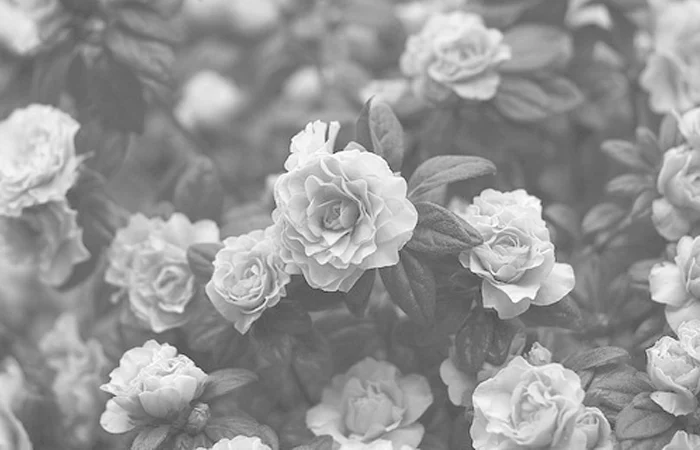
#> input picture flower.jpg, 700 x 450 px, given in place of boy.jpg, which was not available
$ python simple_plot_for_testing.py
#> lines starting #> are read from the running program, lines starting #| are printed output that depends on the picture; after the words box and inside, x2 and y2 are one past the last pixel; in counts of white or black regions, pixels touching at a corner belong together; pictures that were not available may be replaced by others from this repository, and a replacement may not be noted
# import matplotlib as mpl
import matplotlib.pyplot as plt
import matplotlib.image as im
from matplotlib.widgets import RectangleSelector

import numpy as np
#from PIL import Image
import math
import copy
import scipy
from math import sqrt
import cv2
from matplotlib.colors import Normalize
from skimage.data import shepp_logan_phantom
from skimage.transform import radon , rescale , iradon
from phantominator import shepp_logan
import time

# [339 lines left out: functions bilinear_rotation_abdallah, rotate_image_bilinear_matrix, shear_0, rotate_image_bilinear, rotate_image, scale_image and 2 more, not called in this run]

def rgb2gray(rgb):
    return np.dot(rgb, [0.299, 0.587, 0.144])

# [529 lines left out: functions bl_interpolation, nn_interpolation, t_img, histogram_equalization, test_unsharp_filter, scale and 16 more, not called in this run]


# [4 lines of commented-out code are left out]

img = cv2.imread('R:\projects\image processing\images for testing\\boy.jpg')
#> img is the input picture: shape (450, 700, 3); mean B, G, R 149.7, 149.7, 149.7
cv_img = cv2.imread('R:\projects\image processing\images for testing\\finger_print.png')
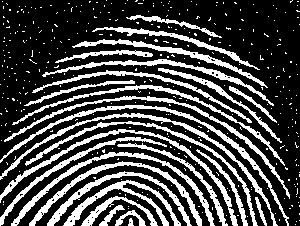
#> input picture finger_print.png, 300 x 226 px, found by its file name
#> cv_img is the input picture: shape (226, 300, 3); 28.5% white; 381 white regions (354 under 20 px), largest, box (x1, y1, x2, y2) and area: (0, 105, 289, 226) 1266, (0, 129, 238, 226) 1227, (0, 113, 278, 226) 1205

# fig= plt.figure()
try:
    img = rgb2gray(img)
#> in rgb2gray, `return np.dot(rgb, [0.299, 0.587, 0.144])`:
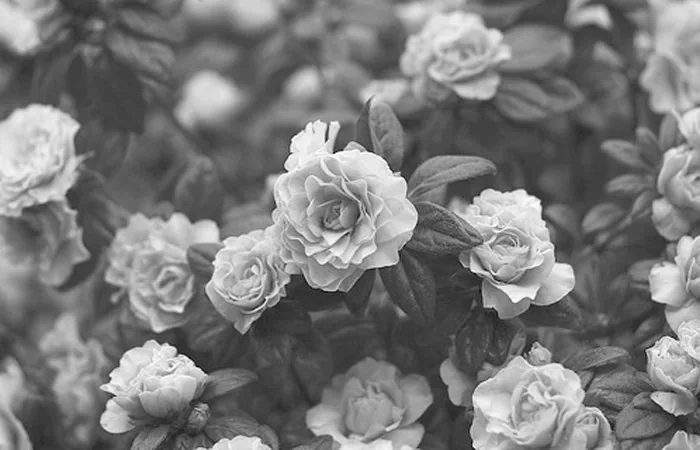
#> returned value: shape (450, 700) float64; min 53.56, max 262.6, mean 154.2; drawn with min black and max white
except:
    pass

# [30 lines of commented-out code are left out]

kernel = np.array(
    [[0,1,1,1,0],
     [1,1,1,1,1],
     [1,1,1,1,1],
     [1,1,1,1,1],
     [0,1,1,1,0]])


def erode(img,kernel):

    convert_to_binary(img)
#> after the loop in convert_to_binary, `for row  in range(img.shape[0]):`: img: shape (450, 700) float64; every value is 1
    # print(img)

    kernel_size = kernel.shape[0]
    original_img_size = img.shape
#> original_img_size = (450, 700)
    # make an empty img padded with reflect technique
    img = np.pad(img,  kernel_size//2 , 'minimum')
#> img: shape (454, 704) float64; every value is 1

    new_img = np.pad(np.zeros_like(img),  kernel_size//2 , 'reflect')
    width, length = new_img.shape
#> width = 458; length = 708
    # loop over the new img
    for row  in range(kernel_size//2,original_img_size[0]):
        for col in range(kernel_size//2,original_img_size[1]):
            # print(f'row {row}, col {col}')
            sum = 0
            hit = False
            match = False

            val = kernel * img[row:row+kernel_size,col:col+kernel_size]
            # [5 lines of commented-out code are left out]
            if np.array_equal(val*True,kernel*True):
                match = True
                new_img[row,col] = 1
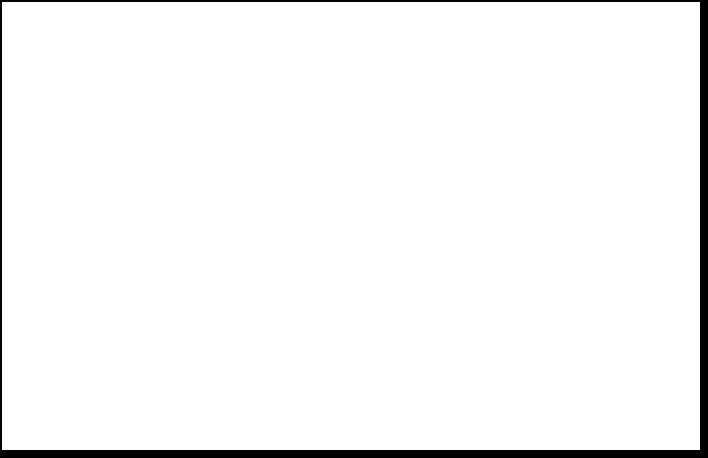
#> new_img: shape (458, 708) float64; values 0 (black) and 1 (white), 96.4% white; 1 black region, box (x1, y1, x2, y2) and area: (0, 0, 708, 458) 11560
    return new_img


def dilate(img,kernel):
    kernel_size = kernel.shape[0]
#> kernel_size = 5
    original_img_size = img.shape
#> original_img_size = (458, 708)
    # make an empty img padded with reflect technique
    img = np.pad(img,  kernel_size//2 , 'minimum')
#> img: shape (462, 712) float64; values 0 (black) and 1 (white), 95.1% white; 1 black region, box (x1, y1, x2, y2) and area: (0, 0, 712, 462) 16240

    new_img = np.pad(np.zeros_like(img),  kernel_size//2 , 'reflect')
#> new_img: shape (466, 716) float64; every value is 0
    width, length = new_img.shape
#> width = 466; length = 716
    # loop over the new img
    for row  in range(kernel_size//2,original_img_size[0]):
        for col in range(kernel_size//2,original_img_size[1]):
            # print(f'row {row}, col {col}')
            sum = 0
            hit = False
            match = False

            val = kernel * img[row:row+kernel_size,col:col+kernel_size]
            # print(val)
            # print(img[row:row+kernel_size,col:col+kernel_size])
            if val.any():
                # hit == True
                new_img[row,col] = 1
#> new_img: shape (466, 716) float64; values 0 (black) and 1 (white), 94.4% white; 1 black region, box (x1, y1, x2, y2) and area: (0, 0, 716, 466) 18657

    return new_img

def convert_to_binary(img):
    for row  in range(img.shape[0]):
        for col in range(img.shape[1]):
            if img[row,col] !=0:
                img[row,col] =1

def open_img(img,kernel):
    return erode(dilate(img,kernel),kernel)
#> in dilate (call 2), `img = np.pad(img,  kernel_size//2 , 'minimum')`: img: shape (470, 720) float64; values 0 (black) and 1 (white), 93.1% white; 1 black region, box (x1, y1, x2, y2) and area: (0, 0, 720, 470) 23401
#> in dilate (call 2), `new_img = np.pad(np.zeros_like(img),  kernel_size//2 , 'reflect')`: new_img: shape (474, 724) float64; every value is 0
#> after the loop in dilate (call 2), `for row  in range(kernel_size//2,original_img_size[0]):`: new_img: shape (474, 724) float64; values 0 (black) and 1 (white), 92.5% white; 1 black region, box (x1, y1, x2, y2) and area: (0, 0, 724, 474) 25875
#> in erode (call 2), `img = np.pad(img,  kernel_size//2 , 'minimum')`: img: shape (478, 728) float64; values 0 (black) and 1 (white), 91.2% white; 1 black region, box (x1, y1, x2, y2) and area: (0, 0, 728, 478) 30683
#> after the loop in erode (call 2), `for row  in range(kernel_size//2,original_img_size[0]):`: new_img: shape (482, 732) float64; values 0 (black) and 1 (white), 88.6% white; 1 black region, box (x1, y1, x2, y2) and area: (0, 0, 732, 482) 40121
#> in dilate (call 3), `img = np.pad(img,  kernel_size//2 , 'minimum')`: img: shape (452, 702) float64; every value is 1
#> after the loop in dilate (call 3), `for row  in range(kernel_size//2,original_img_size[0]):`: new_img: shape (454, 704) float64; values 0 (black) and 1 (white), 98.2% white; 1 black region, box (x1, y1, x2, y2) and area: (0, 0, 704, 454) 5765
#> in erode (call 3), `img = np.pad(img,  kernel_size//2 , 'minimum')`: img: shape (456, 706) float64; values 0 (black) and 1 (white), 97.5% white; 1 black region, box (x1, y1, x2, y2) and area: (0, 0, 706, 456) 8085
#> after the loop in erode (call 3), `for row  in range(kernel_size//2,original_img_size[0]):`:
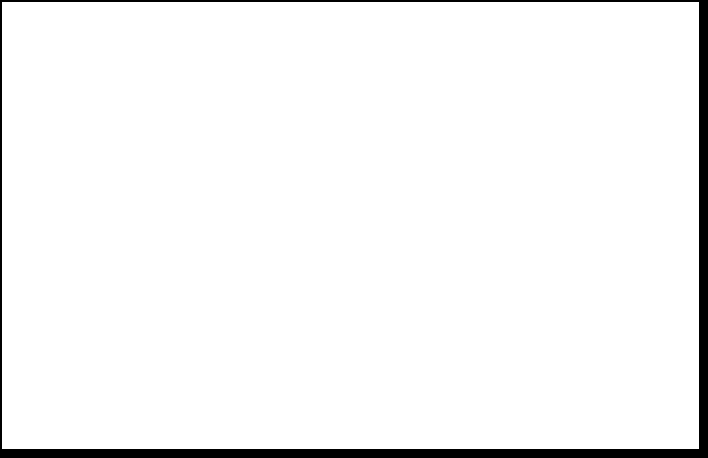
#> new_img: shape (458, 708) float64; values 0 (black) and 1 (white), 96.1% white; 1 black region, box (x1, y1, x2, y2) and area: (0, 0, 708, 458) 12705

def close_img(img,kernel):
    return dilate(erode(img,kernel),kernel)
#> in erode (call 4), `img = np.pad(img,  kernel_size//2 , 'minimum')`: img: shape (460, 710) float64; values 0 (black) and 1 (white), 95.4% white; 1 black region, box (x1, y1, x2, y2) and area: (0, 0, 710, 460) 15041
#> after the loop in erode (call 4), `for row  in range(kernel_size//2,original_img_size[0]):`:
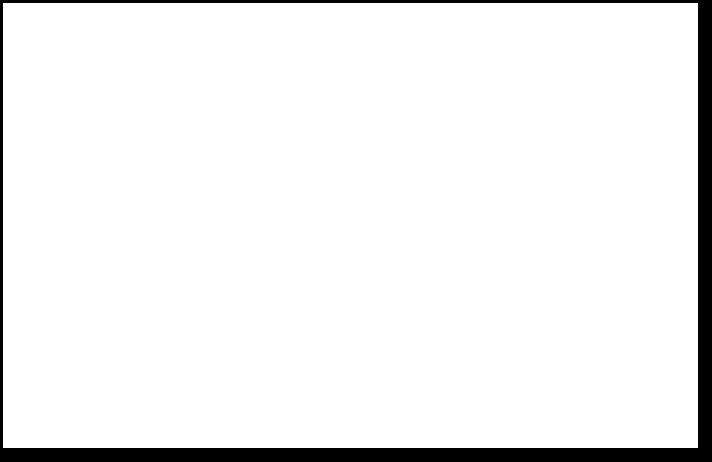
#> new_img: shape (462, 712) float64; values 0 (black) and 1 (white), 94% white; 1 black region, box (x1, y1, x2, y2) and area: (0, 0, 712, 462) 19669
#> in dilate (call 4), `kernel_size = kernel.shape[0]`: kernel_size = 3
#> in dilate (call 4), `img = np.pad(img,  kernel_size//2 , 'minimum')`:
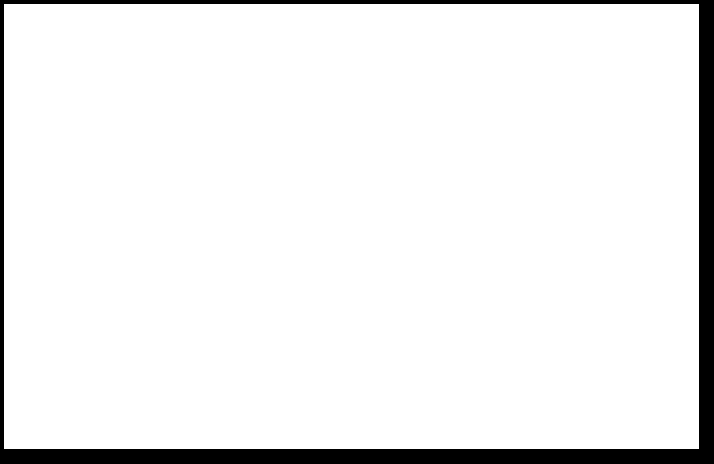
#> img: shape (464, 714) float64; values 0 (black) and 1 (white), 93.4% white; 1 black region, box (x1, y1, x2, y2) and area: (0, 0, 714, 464) 22021
#> after the loop in dilate (call 4), `for row  in range(kernel_size//2,original_img_size[0]):`:
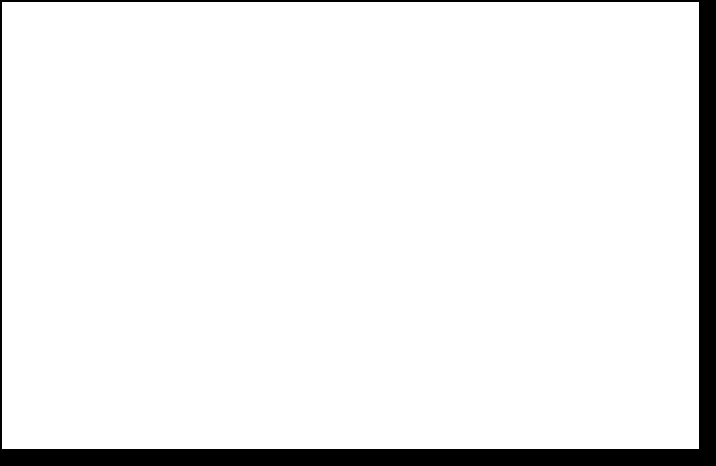
#> new_img: shape (466, 716) float64; values 0 (black) and 1 (white), 93.4% white; 1 black region, box (x1, y1, x2, y2) and area: (0, 0, 716, 466) 22097

def morphological_filter(img):
    kernel = np.array(
    [[1,1,1],
     [1,1,1],
     [1,1,1]])
    return close_img(open_img(img,kernel),kernel)


# [23 lines of commented-out code are left out]
fig, axes  = plt.subplots(1,3)
axes[0].imshow(img,cmap='gray')
axes[1].imshow(open_img(close_img(img,kernel),kernel),cmap='gray')
kernel = kernel.astype(np.uint8)
axes[2].imshow(morphological_filter(img),cmap='gray')

# axes[1,0].bar(np.arange(0,256),old_dist)
# axes[1,1].imshow(g_noise,cmap='gray')
# axes[1,2].imshow(roi_cropped,cmap='gray',norm= Normalize(vmin=0, vmax=255, clip=True))


# axes[1,2].imshow(noise_removed_img,cmap='gray')

# axes[2,0].imshow(np.log(1+fft_fr_img_mag),cmap='gray')
# axes[2,1].imshow(fft_fr_img_phase,cmap='gray')
# axes[2,2].imshow(np.fft.ifftshift(np.real( np.fft.ifft2(noise_removed_img))),cmap='gray')

# axes[3,0].imshow(scale(unsharped_img),cmap='gray')
# axes[3,1].imshow(scale(fft_unsharpped_img),cmap='gray')
# axes[3,2].imshow(diff_img,cmap='gray')
# np.real(np.fft.ifft2(np.fft.fft2(img)))

# axes[1,0].bar(np.arange(0,256),old_dist)
# axes[1,1].bar(np.arange(0,256),new_dist)

# # plt.bar(np.arange(0,256),old_dist)
# # plt.bar(np.arange(0,256),new_dist)


# phantom = shepp_logan(256)


# time.sleep(0.5)
# plt.close()
# fig, axes = plt.subplots(2, 2, figsize=(8, 4.5))

# axes[0,0].set_title("Original")
# axes[0,0].imshow(phantom, cmap=plt.cm.Greys_r)

# theta = np.linspace(0., 180., max(phantom.shape), endpoint=False)
# theta_b = list(range(0,180))
# theta_a = [0, 20, 40, 60, 160]
# print(theta)
# print(theta_a)
# print(theta_b)


# sinogram = radon(phantom, theta=theta)
# dx, dy = 0.5 * 180.0 / max(phantom.shape), 0.5 / sinogram.shape[0]
# axes[0,1].set_title("Radon transform\n(Sinogram)")
# axes[0,1].set_xlabel("Projection angle (deg)")
# axes[0,1].set_ylabel("Projection position (pixels)")
# axes[0,1].imshow(sinogram, cmap=plt.cm.Greys_r,
#         extent=(-dx, 180.0 + dx, -dy, sinogram.shape[0] + dy),
#         aspect='auto')

# reconstruction_fbp = iradon(sinogram, theta=theta, filter_name = 'ramp')
# axes[1,0].imshow(reconstruction_fbp,cmap='gray')
# fig.tight_layout()
# plt.show()


plt.show()

# [6 lines of commented-out code are left out]
